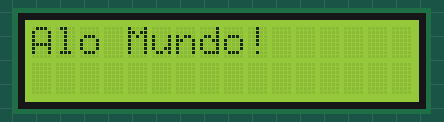
A sketch run on a simulated Arduino Uno, built with avr-gcc and run on an emulated ATmega328P. Parts: 16×2 character LCD.

Above: at 0.1 s.
At 3.1 s:
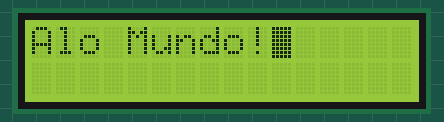

Measured:
- what the display in image 1 shows lasts 3.0 s, from 3.1 s to 6.1 s

The sketch:

display_lcd_1602A_v1.ino
```cpp
//Programa: Teste de Display LCD 16 x 2
//https://www.arduino.cc/en/Tutorial/LibraryExamples/LiquidCrystalBlink

//Carrega a biblioteca LiquidCrystal
#include <LiquidCrystal.h>

//Define os pinos que serão utilizados para ligação ao display
LiquidCrystal lcd(12, 11, 5, 4, 3, 2);

void setup()
{
  //Define o número de colunas e linhas do LCD
  lcd.begin(16, 2);
  //Imprime a mensagem no LCD
  lcd.print("Alo Mundo!");
}

void loop()
{
  //Desliga o cursor:
  lcd.noBlink();
  delay(3000);
  //Liga o cursor:
  lcd.blink();
  delay(3000);
}
```
